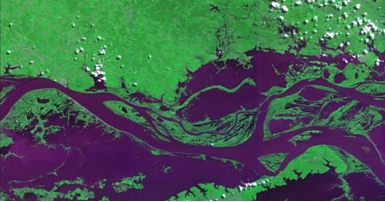
#> input picture images/raw/chuvoso.png, 385 x 202 px
$ jupyter execute script.ipynb
#> lines starting #> are read from the running program, lines starting #| are printed output that depends on the picture; after the words box and inside, x2 and y2 are one past the last pixel; in counts of white or black regions, pixels touching at a corner belong together
[cell 1]
# FURB 2024.2 - Processamento de Imagens - Trabalho 1 - Operadores Morfológicos
# Alunos: Leonardo Gian Pottmayer e Rael dos Santos Nehring

import cv2
import os
import numpy as np
import matplotlib.pyplot as plt

# Função para exibir uma imagem com título.
def show_image(title, img, debugFileName):
    plt.figure("FURB 2024.2 - Processamento de Imagens - Trabalho 1 - Operadores Morfológicos")

    plt.imshow(cv2.cvtColor(img, cv2.COLOR_BGR2RGB))
    plt.title(title)
    plt.show()

    cv2.imwrite(f'images/debug/{debugFileName}', img)

# Função para limpar o diretório images/debug.
def clear_debug_folder():
    debug_dir = 'images/debug'

    if not os.path.exists(debug_dir):
        os.makedirs(debug_dir)

    for f in os.listdir(debug_dir):
        os.remove(os.path.join(debug_dir, f))

# Limpar a pasta de depuração.
clear_debug_folder()

[cell 2]
# ----- PREPARAÇÃO DAS IMAGENS -----

# Carregar as imagens originais, já convertendo para escala de cinza.
raw_image_rainy = cv2.imread('images/raw/chuvoso.png', cv2.IMREAD_GRAYSCALE)
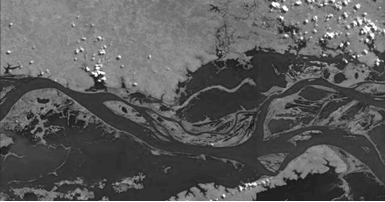
#> raw_image_rainy: shape (202, 385); min 0, max 255, mean 91
raw_image_dry = cv2.imread('images/raw/estiagem.png', cv2.IMREAD_GRAYSCALE)
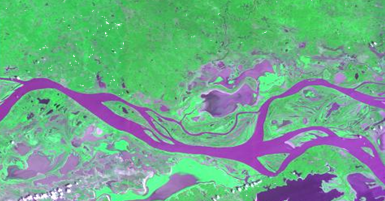
#> input picture images/raw/estiagem.png, 385 x 201 px
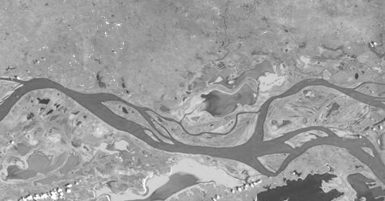
#> raw_image_dry: shape (201, 385); min 56, max 255, mean 156.1

show_image('1 - Imagem período chuvoso', raw_image_rainy, '1 - Imagem período chuvoso.png')
show_image('2 - Imagem período de estiagem', raw_image_dry, '2 - Imagem período de estiagem.png')

# Redimensionar imagens para ambas terem o mesmo tamanho.
height, width = raw_image_rainy.shape[:2]
#> height = 202; width = 385
raw_image_dry = cv2.resize(raw_image_dry, (width, height))
#> raw_image_dry: shape (202, 385)

[cell 3]
# ----- PROCESSAMENTO DA IMAGEM -----

# Ajustar o contraste utilizando equalização do histograma. Destaca mais os brancos e pretos da imagem.
equalized_image_rainy = cv2.equalizeHist(raw_image_rainy)
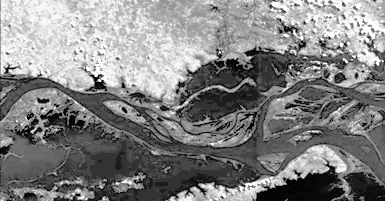
#> equalized_image_rainy: shape (202, 385); min 0, max 255, mean 131.2
equalized_image_dry = cv2.equalizeHist(raw_image_dry)

show_image('3 - Imagem período chuvoso - Equalizada', equalized_image_rainy, '3 - Imagem período chuvoso - Equalizada.png')
show_image('4 - Imagem período de estiagem - Equalizada', equalized_image_dry, '4 - Imagem período de estiagem - Equalizada.png')

[cell 4]
# Passo 1: Imagem negativa.
image_rainy_neg = cv2.bitwise_not(equalized_image_rainy)
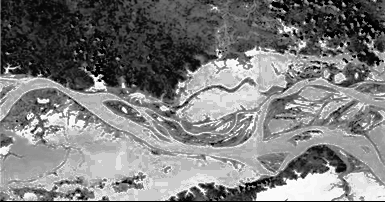
#> image_rainy_neg: shape (202, 385); min 0, max 255, mean 123.8
image_dry_neg = cv2.bitwise_not(equalized_image_dry)
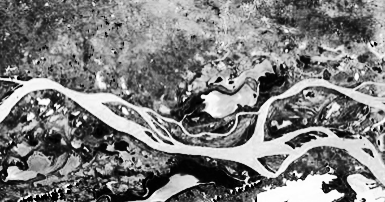
#> image_dry_neg: shape (202, 385); min 0, max 255, mean 125.6

show_image('5 - Imagem período chuvoso - Negativa', image_rainy_neg, '5 - Imagem período chuvoso - Negativa.png')
show_image('6 - Imagem período de estiagem - Negativa', image_dry_neg, '6 - Imagem período de estiagem - Negativa.png')

[cell 5]
# Passo 2: Pré-Processamento Morfológico (Etapa de realce).
# Incrementar o brilho nas duas imagens.
image_rainy_enhanced = cv2.add(image_rainy_neg, 60)
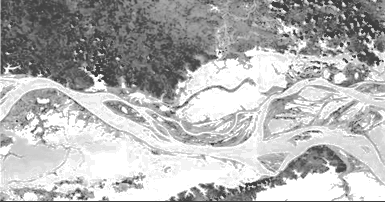
#> image_rainy_enhanced: shape (202, 385); min 60, max 255, mean 178.4
image_dry_enhanced = cv2.add(image_dry_neg, 50)
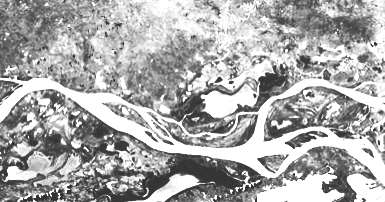
#> image_dry_enhanced: shape (202, 385); min 50, max 255, mean 170.8

show_image('7 - Imagem período chuvoso - Realçada', image_rainy_enhanced, '7 - Imagem período chuvoso - Realçada.png')
show_image('8 - Imagem período de estiagem - Realçada', image_dry_enhanced, '8 - Imagem período de estiagem - Realçada.png')

[cell 6]
kernel = np.ones((1, 1), np.uint8)

# Aplicar dilatação na imagem do período chuvoso e erosão na imagem do período de estiagem.
image_rainy_dilated = cv2.dilate(image_rainy_enhanced, kernel, iterations=1)
image_dry_eroded = cv2.erode(image_dry_enhanced, kernel, iterations=5)

show_image('9 - Imagem período chuvoso - Dilatada', image_rainy_dilated, '9 - Imagem período chuvoso - Dilatada.png')
show_image('10 - Imagem período de estiagem - Erodida', image_dry_eroded, '10 - Imagem período de estiagem - Erodida.png')

[cell 7]
# Passo 3: Binarização.
binary_rainy_thresh = 205
binary_dry_thresh = 240

_, binary_rainy = cv2.threshold(image_rainy_dilated, binary_rainy_thresh, 255, cv2.THRESH_BINARY)
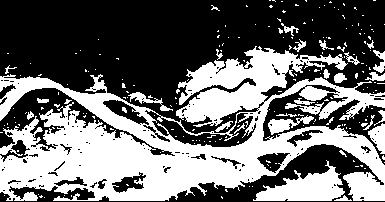
#> binary_rainy: shape (202, 385); 42.5% white; 212 white regions (182 under 20 px), largest, box (x1, y1, x2, y2) and area: (0, 46, 385, 201) 28453, (253, 160, 345, 201) 1858, (268, 115, 314, 135) 370
_, binary_dry = cv2.threshold(image_dry_eroded, binary_dry_thresh, 255, cv2.THRESH_BINARY)
#> binary_dry: shape (202, 385); 24.7% white; 547 white regions (473 under 20 px), largest, box (x1, y1, x2, y2) and area: (0, 76, 385, 186) 8104, (257, 171, 344, 202) 1533, (201, 83, 260, 118) 970

show_image('11 - Imagem período chuvoso - Binarizada', binary_rainy, '11 - Imagem período chuvoso - Binarizada.png')
show_image('12 - Imagem período de estiagem - Binarizada', binary_dry, '12 - Imagem período de estiagem - Binarizada.png')

[cell 8]
# Subtração das imagens binarizadas para identificar inundações.
flooded_areas = cv2.subtract(binary_rainy, binary_dry)
#> flooded_areas: shape (202, 385); 24.6% white; 426 white regions (372 under 20 px), largest, box (x1, y1, x2, y2) and area: (0, 102, 262, 201) 10481, (176, 48, 325, 127) 3103, (285, 86, 354, 120) 608
show_image('13 - Áreas inundadas', flooded_areas, '13 - Áreas inundadas.png')

[cell 9]
# Converter a imagem de estiagem para colorida para sobrepor as áreas inundadas.
image_colored_dry = cv2.cvtColor(equalized_image_dry, cv2.COLOR_GRAY2BGR)

# Criar uma imagem vermelha do mesmo tamanho das outras.
red = np.zeros_like(image_colored_dry)
red[:, :] = [0, 0, 255]  # BGR para vermelho (0 azul, 0 verde e 255 vermelho).

# Aplicar as áreas inundadas (branco na binarização) sobre a imagem de estiagem em vermelho.
flood_mask = flooded_areas == 255
overlapping_dry = np.where(flood_mask[:, :, None], red, image_colored_dry)
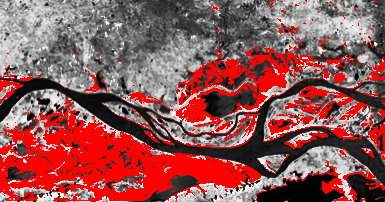
#> overlapping_dry: shape (202, 385, 3); mean B, G, R 85.1, 85.1, 147.8

show_image('14 - Áreas inundadas sobrepostas', overlapping_dry, '14 - Áreas inundadas sobrepostas.png')

[cell 10]
# Cálculo da área inundada.
flooded_area_pixels = np.sum(flooded_areas == 255)
#> flooded_area_pixels = 19134
print(f'Área inundada em pixels: {flooded_area_pixels}')
#| Área inundada em pixels: 19134
